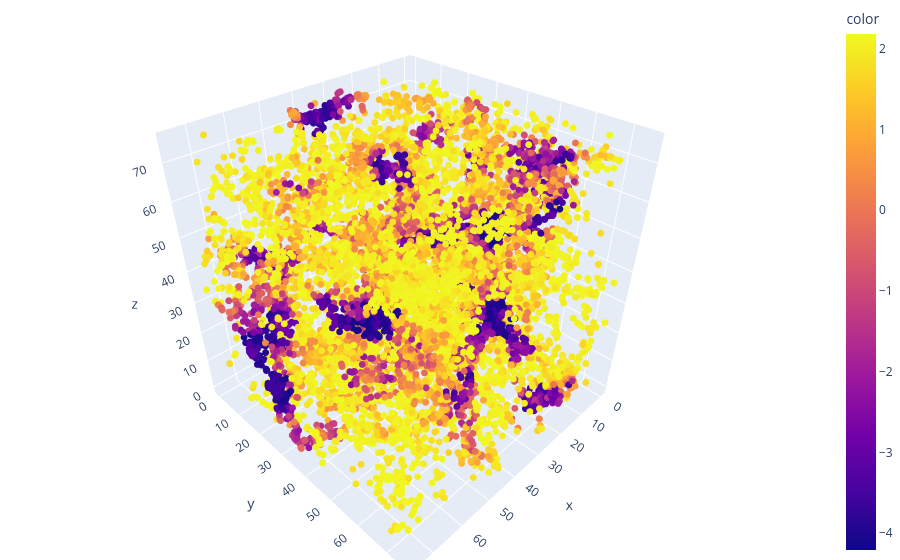

The notebook cell saved with this chart:
### Code cell
import plotly.express as px
fig = px.scatter_3d(x=subhalos['SubhaloPos'][:,0], y=subhalos['SubhaloPos'][:,1], z=subhalos['SubhaloPos'][:,2], color=embedding[:,0])
fig.update_traces(marker=dict(size=4))

fig.update_layout(margin=dict(l=0, r=0, b=0, t=0))
from plotly.offline import plot
plot(fig, filename='galaxies_100.html', auto_open=True)
fig.show()

### Figure 1 — Plotly figure (JSON) as saved in the notebook; plotly's stock layout.template omitted (floating-point values rounded to 4 significant figures; data arrays with more than 128 entries replaced by an {"elided": "..."} marker saying what was removed)
{"data": [{"hovertemplate": "x=%{x}<br>y=%{y}<br>z=%{z}<br>color=%{marker.color}<extra></extra>", "legendgroup": "", "marker": {"color": {"elided": "17611 float values"}, "coloraxis": "coloraxis", "size": 4, "symbol": "circle"}, "mode": "markers", "name": "", "scene": "scene", "showlegend": false, "type": "scatter3d", "x": {"elided": "17611 float values"}, "y": {"elided": "17611 float values"}, "z": {"elided": "17611 float values"}}], "layout": {"coloraxis": {"colorbar": {"title": {"text": "color"}}, "colorscale": [[0, "#0d0887"], [0.1111, "#46039f"], [0.2222, "#7201a8"], [0.3333, "#9c179e"], [0.4444, "#bd3786"], [0.5556, "#d8576b"], [0.6667, "#ed7953"], [0.7778, "#fb9f3a"], [0.8889, "#fdca26"], [1, "#f0f921"]]}, "legend": {"tracegroupgap": 0}, "margin": {"b": 0, "l": 0, "r": 0, "t": 0}, "scene": {"domain": {"x": [0, 1], "y": [0, 1]}, "xaxis": {"title": {"text": "x"}}, "yaxis": {"title": {"text": "y"}}, "zaxis": {"title": {"text": "z"}}}}}
